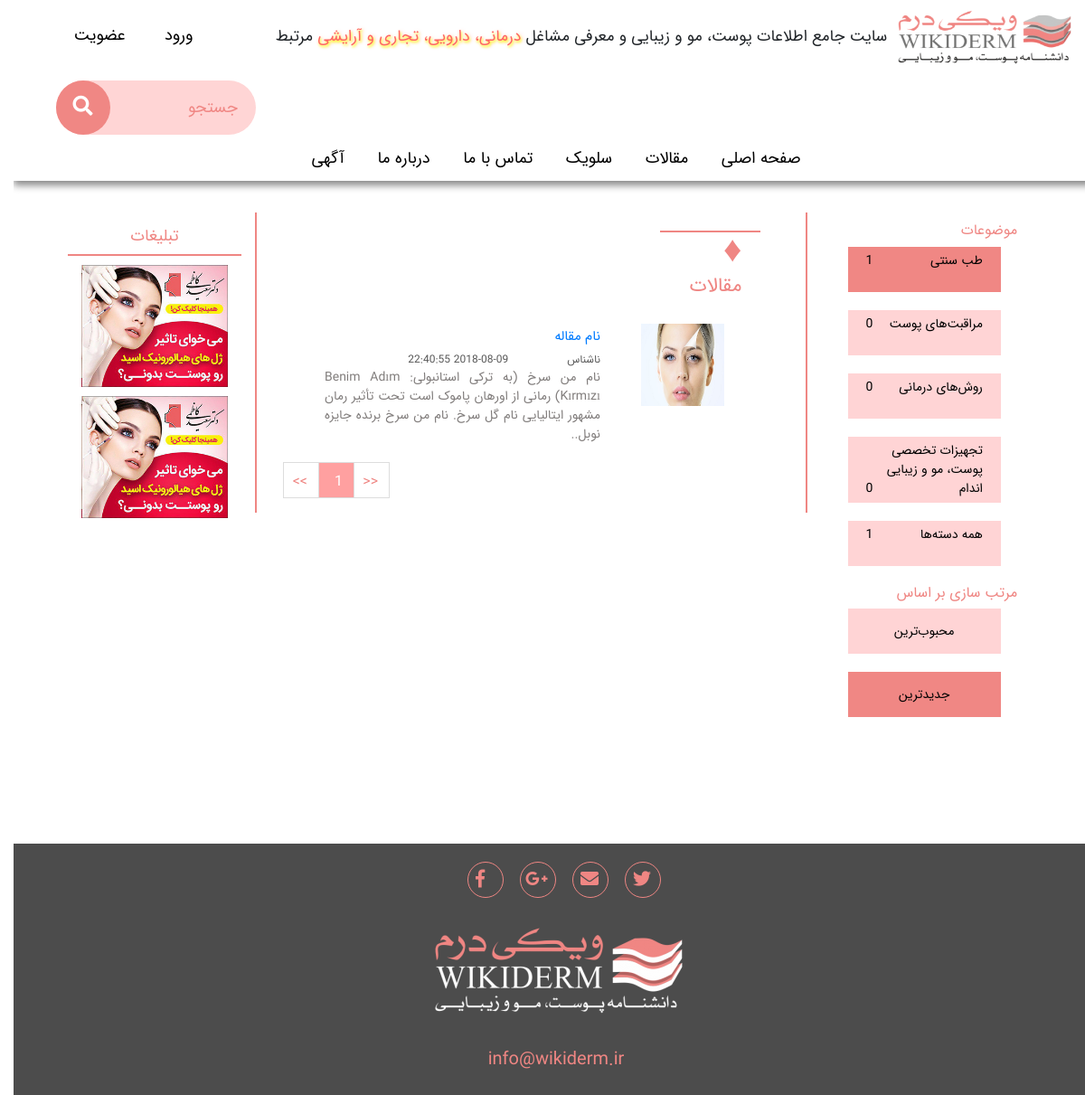
The app's page /maghalat.php with its own data.
### tables this page shows
CREATE TABLE menue(
  ID int NOT NULL AUTO_INCREMENT,
  name VARCHAR(1000),
  link VARCHAR(100),
  active int default 0,
  PRIMARY KEY (ID)) DEFAULT CHARSET=utf8;

CREATE TABLE category(ID int NOT NULL AUTO_INCREMENT,
                  name VARCHAR(300),
  PRIMARY KEY (ID)) DEFAULT CHARSET=utf8;

CREATE TABLE Paper(ID int NOT NULL AUTO_INCREMENT,
                  XMLNAME VARCHAR(300),
                  name VARCHAR(300),
                  Mokhtasar VARCHAR(1000),
                  image VARCHAR(1000),
                  time TIMESTAMP,
                  realtime VARCHAR(200),
                  mahbobiat int DEFAULT 0,
                  post_name VARCHAR(300) DEFAULT "",
                  dastebandi VARCHAR(300),
                  writerID VARCHAR(100),
                  stat int DEFAULT 0,
  FOREIGN KEY (writerID) REFERENCES users(mobile),
  PRIMARY KEY (ID)) DEFAULT CHARSET=utf8;

### maghalat.php (the view, shortened to what this page needs)
<?php
include 'Settings.php';
?>
<!DOCTYPE html>
<html lang="fa" dir="rtl">
<head>
    <link rel="stylesheet" href="/css/bootstrap.css"/>
    <link rel="stylesheet" href="/css/global.css"/>
    <link rel="stylesheet" href="/css/maghalat.css"/>
    <link href="/css/font-awesome/font-awesome.min.css" rel="stylesheet" type="text/css">
    <link rel="stylesheet" href="https://use.fontawesome.com/releases/v5.6.3/css/all.css">
</head>
<body>
<?php
include 'header.php';
?>
<div class="container">
    <div  id="main" class="home_main text-right row">
        <div class="col-md-12">
            <div class="rightDiv col-12">
                <div class="col-md-12 subjects float-left">
                    <div class="col-md-12 float-left">
                        <h4>
                            موضوعات
                        </h4>
                    </div>
                    <div class="col-md-11 float-left">
                        <?php
                        $query = "SELECT * FROM category;";
                        $result = $connection->query($query);
                        $x = 0;
                        while ($row=$result->fetch_assoc()) {
                            $id = $row['ID'];
                            $name = $row['name'];
                            $x = $x+1;
                            $idd = 'cat'.$id;
                            ?>
                            <div class="col-md-12 cat float-right col-12 <?php if($x==1) echo 'cat-on';?>" id="<?php echo $idd;?>">
                                <?php echo $name; ?>
                                <span class="float-left">
                                </span>
                            </div>
                            <?php
                        }
                        ?>
                        <div class="col-md-12 cat float-right col-12 " id="cat0">
                            همه دسته‌ها
                            <span class="float-left">
                            </span>
                        </div>
                    </div>
                </div>
                <div class="col-md-12 sorts float-left">
                    <div class="col-md-12 float-left">
                        <h4>
                            مرتب سازی بر اساس
                        </h4>
                    </div>
                    <div class="col-md-11 float-left">
                        <div class="col-md-12 srt float-right text-center col-12 " id="srt1">
                            محبوب‌ترین
                        </div>
                        <div class="col-md-12 srt float-right text-center srt-on col-12 " id="srt2">
                            جدیدترین
                        </div>
                    </div>
                </div>
            </div>
            <div class="mainDiv col-12">
                <div class="col-md-12 float-left row">
                    <div class="col-md-11 float-left">
                        <h1> <span class="fontDiam"> &#9830; </span>
                            مقالات
                        </h1>
                    </div>
                    <div class="hrline"></div>
                    <div class="col-md-12">
                        <div id="replacepagination">
                            <?php
                            $page = 1;
                            $a = ($page-1)*7;
                            $query = "SELECT * FROM Paper ORDER by ID DESC  LIMIT $a , 7;";
                            $result = $connection->query($query);
                            while ($row=$result->fetch_assoc()) {
                                $name = $row['name'];
                                $writerID = $row['writerID'];
                                $q = "SELECT * FROM users WHERE mobile=".$writerID.";";
                                $res = $connection->query($q);
                                if($rw=$res->fetch_assoc())
                                    $writer = $rw['name'];
                                else
                                    $writer = 'ناشناس';
                                $time = $row['realtime'];
                                $link = '/Paper/'.$row['post_name'];
                                $mokhtasar = $row['Mokhtasar'];
                                $image = $row['image'];
                                ?>
                                <div class="col-md-12 Paperdiv col-12 float-left ">
                                    <div class="col-md-3 float-right col-12 ">
                                        <a href="<?php echo $link;?>">
                                            <img src="/<?php echo $image; ?>" width="100%" height="100%" alt="paperimg">
                                        </a>
                                    </div>
                                    <div class="col-md-9 PaperText float-right col-12 ">
                                        <div class="col-md-12 col-12 ">
                                            <h2 class="papname">
                                                <a href="<?php echo $link;?>">
                                                    <?php echo $name; ?>
                                                </a>
                                            </h2>
                                        </div>
                                        <div class="col-md-12 nametime col-12 row">
                                            <div class="col-md-4 col-12 ">
                                                <?php echo $writer; ?>
                                            </div>
                                            <div class="col-md-8 col-12 ">
                                                <?php echo $time; ?>
                                            </div>
                                        </div>
                                        <div class="col-md-12 summ col-12 ">
                                            <?php echo $mokhtasar; ?>
                                        </div>
                                    </div>
                                </div>
                                <br>
                                <?php
                            }
                            $query = "SELECT * FROM Paper;" ;
                            $result = $connection->query($query);
                            $pagenum = $result->num_rows;
                            ?>
                            <div class="pagination-container float-left">
                                <ul class="pagination">
                                    <li id="-1" class="PagedList-skipToNext paginationoldPapers" rel="prev"> >> </li>
                                    <?php
                                    $x = ($pagenum+6) / 7 ;
                                    for ($i=1 ; $i <= min($x,2) ; $i++){
                                        ?>
                                        <li id="<?php echo $i?>" class="paginationoldPapers <?php if ($i==1) echo "active" ?> "><?php echo $i?></li>
                                        <?php
                                    }
                                        ?>
                                    <li id="-2" class="PagedList-skipToNext paginationoldPapers" rel="next"> << </li>
                                </ul>
                            </div>
                        </div>
                    </div>
                </div>
            </div>
            <div class="leftDiv col-12">
                <div class="col-md-12 text-center addSub float-left">
                    <h3>
                        تبلیغات
                    </h3>
                </div>
                <div class="col-md-12 add">
                    <img src="images/tabliq.png" width="100%" height="100%" alt="">
                </div>
                <div class="col-md-12 add">
                    <img src="images/tabliq.png" width="100%" height="100%" alt="">
                </div>
            </div>
        </div>
    </div>
</div>
<?php
include 'footer.php';
?>
</body>
</html>

### header.php (shortened to what this page needs)
<div class="header col-lg-12 col-md-12 headerfix hidden-xs hidden-sm hiddenthisxs">
    <div class="headerall">
        <div class="row">
            <div class="float-right padding20_0 col-md-10 row">
                <div class="col-md-3 float-right paddleft0">
                    <a href="/">
                        <img src="/images/wikiderm-logo-180-544--300x99.png" width="90%" height="90%" alt="logo">
                    </a>
                </div>
                <div class="col-md-9 headerH text-sm-right">
                    <h1 class="small">
                        سایت جامع اطلاعات  پوست،  مو و زیبایی و معرفی مشاغل
                        <span class="specialSpan">
                               درمانی، دارویی، تجاری و آرایشی
                        </span>
                        مرتبط
                    </h1>
                </div>
            </div>
            <div class="col-md-2 log_reg_block row">
                <?php
                if (!isset($_SESSION["logged_in"]) || $_SESSION['logged_in']!=true) {
                    ?>
                    <div class="m-auto"><a class="dark_text" href="/loginRegister.php?request=login">ورود</a></div>
                    <div class="m-auto"><a class="dark_text" href="/loginRegister.php?request=register">عضویت<a/></div>
                    <?php
                }else{
                    ?>
                    <div class="m-auto"><a class="dark_text" href="/Logout.php">خروج</a></div>
                    <?php
                }
                ?>
            </div>
        </div>
        <div class="row">
            <div class="col-md-12 search">
                <div id="sb-search" class="sb-search float-left">
                    <form class="float-left">
                        <input class="sb-search-input" placeholder="جستجو" type="search" value="" name="search" id="search">
                        <button class="sb-search-submit sb-icon-search" type="submit" value=""><i class="fa fa-search"></i></button>
                    </form>
                </div>
            </div>
        </div>
        <div class="menu">
            <ul class="dark_text">
                <?php
                $query = "SELECT * FROM menue;";
                $result = $connection->query($query);
                    ?>
                    <?php
                while ($row=$result->fetch_assoc()) {
                    $link = $row['link'];
                    $name = $row['name'];
                    ?>
                    <a href="<?php echo $link;?>" ><li><?php echo $name;?></li></a>
                    <?php
                }
                ?>
            </ul>
        </div>
    </div>
</div>
<div class="header col-lg-12 col-md-12 headerfix hidden-md hidden-lg hiddenthisoverxs">
    <div class="col-12 navbar-text cover_menu" >
        <div class="row log_reg_block_mob">
            <?php
            if (!isset($_SESSION["logged_in"]) || $_SESSION['logged_in']!=true) {
                ?>
                <div class="d-block offset-1"><a class="dark_text" href="/loginRegister.php?request=register">عضویت<a/>
                </div>
                <?php
            }else{
                ?>
                <div class="d-block offset-1"><a class="dark_text" href="/Logout.php">خروج</a>
                </div>
                <?php
            }
            ?>
        </div>
    </div>
</div>

### css/global.css (style rules this page uses)
body { font-family: IRANSans,BYekan; max-width: 1600px; margin: auto; }
a { text-decoration: none; }
.header { width: 100%; padding: 0; margin: 0 0 5px 0; }
.header .menu { width: 100%; display: table; margin: 0 auto; padding: 0; height: 50px; line-height: 50px; text-align: center; top: 72px; }
.header .menu { top: 0px; }
.header .cover_menu { background-color: rgba(243,130,120,0.6); position: relative; }
.header .menu ul { margin: 0; padding: 0; }
.header .menu li { list-style-type: none; display: inline-flex; flex-direction: row; justify-content: flex-start; padding: 0px 15px; font-size: 18px; }
.header .menu a { padding:0; margin: 0; color: black; }
.dark_text { color: black; }
.header .headerall { width: 100%; max-width: 1600px; box-shadow: 0 5px 8px #888888; z-index: 1000; background-color: white; font-size: 22px; }
.padding20_0 { padding-top: 10px; }
.paddleft0 { padding-left: 0; }
.headerH { padding-top: 20px; padding-right: 0; }
.log_reg_block { font-size: 18px; }
.search { font-size: 18px; padding: 0 5%; }
.sb-search { position: relative; margin-top: 10px; width: 20%; min-width: 60px; height: 60px; overflow: hidden; -webkit-transition: width 0.3s; -moz-transition: width 0.3s; transition: width 0.3s; -webkit-backface-visibility: hidden; }
.sb-search-input { position: absolute; top: 0; right: 0; border: none; outline: none; background: rgb(255,213,213); width: 100%; height: 60px; margin: 0; z-index: 10; padding: 20px 20px 20px 65px; font-size: 18px; border-radius: 30px; }
.sb-icon-search, .sb-search-submit { width: 60px; height: 60px; display: block; position: relative; right: 0; top: 0; padding: 0; margin: 0; line-height: 60px; text-align: center; cursor: pointer; }
.sb-search-submit { background: #fff; -ms-filter: "progid:DXImageTransform.Microsoft.Alpha(Opacity=0)"; filter: alpha(opacity=0); opacity: 1; color: transparent; border: none; outline: none; z-index: -1; }
.sb-icon-search { color: #fff; background: rgb(240,135,132); z-index: 90; font-size: 22px; speak: none; font-style: normal; font-weight: normal; font-variant: normal; text-transform: none; -webkit-font-smoothing: antialiased; border-radius: 50%; }
.addSub { color: rgb(239,134,131); border-style: solid; border-width: 0px 0px 2px 0px; border-color: rgb(239,134,131); margin-bottom: 10px; }
.add { margin: 10px 0px 10px 0px; }
.hrline { border-style: solid; border-width: 0px 0px 2px 0px; border-color: rgb(239,134,131); margin-bottom: 30px; width: 92%; margin-right: 4%; margin-left: 4%; }
.pagination { flex-direction: row-reverse; }
.addSub h3 { font-size: 18px; }
.hiddenthisoverxs { display: none; }
.log_reg_block_mob { font-size: 10px; line-height: 3; }
#main { transition: margin-left .5s; padding: 20px 0; }
.specialSpan { text-shadow: 1px 2px 3px #FFFF00, 2px 1px 5px rgb(255,200,200); color: rgb(255,100,100); }

### css/maghalat.css (style rules this page uses)
.rightDiv { width: 25%; float: right; color: rgb(239,134,131); padding-top: 20px; }
.rightDiv h4 { font-size: 16px; }
.leftDiv { width: 20%; float: right; padding-top: 26px; }
.mainDiv { border-style: solid; border-width: 0px 2px 0px 2px; border-color: rgb(239,134,131); width: 55%; margin: 10px 0px; padding-top: 20px; float: right; color: rgb(239,134,131); }
h1 { font-size: 22px; }
.fontDiam { font-size: 40px; }
.pagination li { width: 40px; height: 40px; position: relative; float: left; padding: 10px 12px; margin-left: -1px; line-height: 1.428571429; text-decoration: none; background-color: #ffffff; border: 1px solid #dddddd; }
.active { background-color: rgb(255,160,160) !important; color: white !important; }
.Paperdiv { height: auto; color: black; text-align: justify; margin: 20px 0; }
.papname { font-size: 15px; margin-top: 5px; }
.nametime { font-size: 12px; color: rgb(87,87,87); }
.summ { color: rgb(129,125,124); font-size: 14px; }
.cat , .srt { color: black; min-height: 50px; padding: 5px 20px; font-size: 14px; background-color: rgb(255,212,213); margin-bottom: 20px; }
.srt { line-height: 40px; }
.cat-on , .srt-on { background-color: rgb(240,135,132); }

### maghalat.php (style rules this page uses)
A { text-decoration: none; }

### records on screen
menue: name "صفحه اصلی"
menue: name "مقالات"
menue: name "سلویک"
menue: name "تماس با ما"
menue: name "درباره ما"
menue: name "آگهی"
category: name "طب سنتی"
category: name "مراقبت‌های پوست"
category: name "روش‌های درمانی"
category: name "تجهیزات تخصصی پوست، مو و زیبایی اندام"
paper: image (picture), name "نام مقاله", writer "ناشناس", realtime "2018-08-09 22:40:55", Mokhtasar "نام من سرخ (به ترکی استانبولی: Benim Adım Kırmızı) رمانی از اورهان پاموک است تحت تأثیر رمان مشهور ایتالیایی نام گل سرخ. نام من سرخ برنده جایزه نوبل.."
